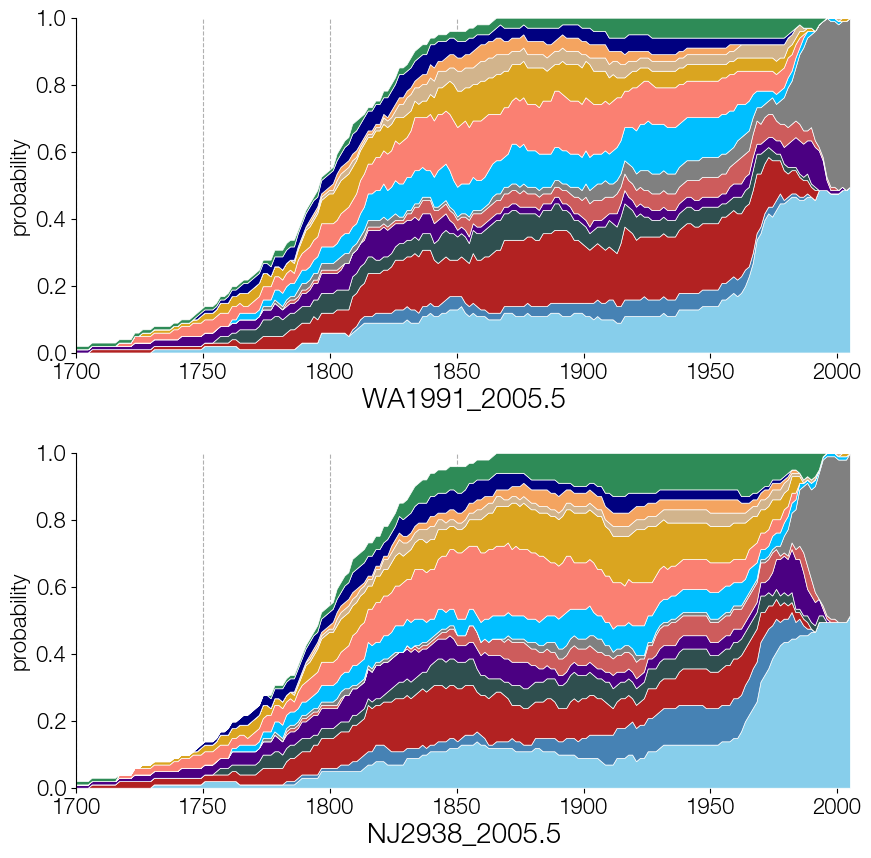

Python code for this plot:
import baltic as bt
from baltic import samogitia
from baltic import bt_utils

import matplotlib as mpl
from matplotlib import pyplot as plt
from matplotlib.gridspec import GridSpec

import csv
import numpy as np

mpl.use("Agg")
############# extract posterior probabilities of the full lineage of two tips

treesFile = 'batRABV.100.trees' ## input
outputFile = 'batRABV.lineage-trace.log.txt' ## output

traceLineages = ['WA1991_2005.5', 'NJ2938_2005.5'] ## will be tracking the lineage of these two tips
traitName = 'state'
timeline = np.linspace(1700, 2005, 200)

samogitia.process_posterior_trees(treesPath=treesFile, processFxn=samogitia.trace_lineage_trait_worker, outputPath=outputFile, mostRecentDate=2005.5, traitName=traitName, timeline=timeline, tipNames=traceLineages, burnin=0)
############

stateFreqs = {} ## will store counts of each trait state at every time point for every tip
allStates = set() ## stores all unique trait states
mcmcCounter = 0 ## counts how many MCMC states there are

for l in csv.DictReader(open(outputFile, 'r'), delimiter='\t'):
    for entry in l.keys(): ## parse header
        if entry == 'state':
            continue

        tip, timepoint = entry.split('__') ## extract tip and time point

        if tip not in stateFreqs: stateFreqs[tip] = {}
        if timepoint not in stateFreqs[tip]: stateFreqs[tip][timepoint] = {}

        traitState = l[entry] ## get trait state

        if traitState not in stateFreqs[tip][timepoint]: stateFreqs[tip][timepoint][traitState] = 0
        
        stateFreqs[tip][timepoint][traitState] += 1 ## counting state at this time point for this tip

        allStates.add(traitState)
    mcmcCounter += 1
################

fig = plt.figure(figsize=(10, 10), facecolor='w')
gs = GridSpec(2, 1, hspace=0.3)

colours = {'': 'none', ## this is trait state when nothing exists in the tree
           'Washington': 'skyblue', 
           'Idaho': 'deepskyblue', 
           'Texas': 'goldenrod', 
           'California': 'firebrick', 
           'Indiana': 'seagreen', 
           'Tennessee': 'indianred', 
           'Arizona': 'salmon', 
           'Georgia': 'darkslategray', 
           'Florida': 'navy', 
           'Virginia': 'indigo', 
           'NewJersey': 'gray', 
           'Michigan': 'steelblue', 
           'Iowa': 'tan', 
           'Mississippi': 'sandybrown'}

for idx, tip in enumerate(stateFreqs): ## iterate over tips
    
    ax = plt.subplot(gs[idx]) ## new subplot

    xs = sorted(map(float, stateFreqs[tip].keys())) ## get timepoints, turn to float, sort
    ys = []

    bottom = [0 for _ in xs] ## track bottom of previous trait state
    
    for traitState in allStates: ## iterate over all possible trait states
        if traitState == '':
            continue ## don't want to count when no branches exist
        
        fc = colours[traitState] ## grab colour
        
        traitCounts = []
        
        for timepoint in sorted(stateFreqs[tip], key=lambda tp: float(tp)): ## iterate over time points for this tip
            if traitState in stateFreqs[tip][timepoint]: ## have a count for this trait state
                traitCounts.append(stateFreqs[tip][timepoint][traitState] / mcmcCounter) ## store number
            else: ## trait state not found for this tip at this time point
                traitCounts.append(0) ## store 0

        ys = traitCounts

        ax.fill_between(xs, bottom, [b + y for b, y in zip(bottom, ys)], fc=fc, ec='w', lw=0.5, zorder=2) ## plot frequency

        for idx, y in enumerate(ys):
            bottom[idx] += y ## adjust bottom

    ##### aesthetics
    ax.set_xlabel(tip, size=20)
    ax.set_ylabel('probability', size=16)

    ax.tick_params(labelsize=16)

    bt_utils.clean_axes(ax, hideSpines=['bottom', 'top', 'right'], removeTickLabels='none')
    
    ax.grid(axis='x', ls='--', zorder=0)
    ax.set_ylim(0, 1)
    ax.set_xlim(1700, 2005.5)

plt.savefig('samogitia-rabv-trace-state.png', bbox_inches='tight')